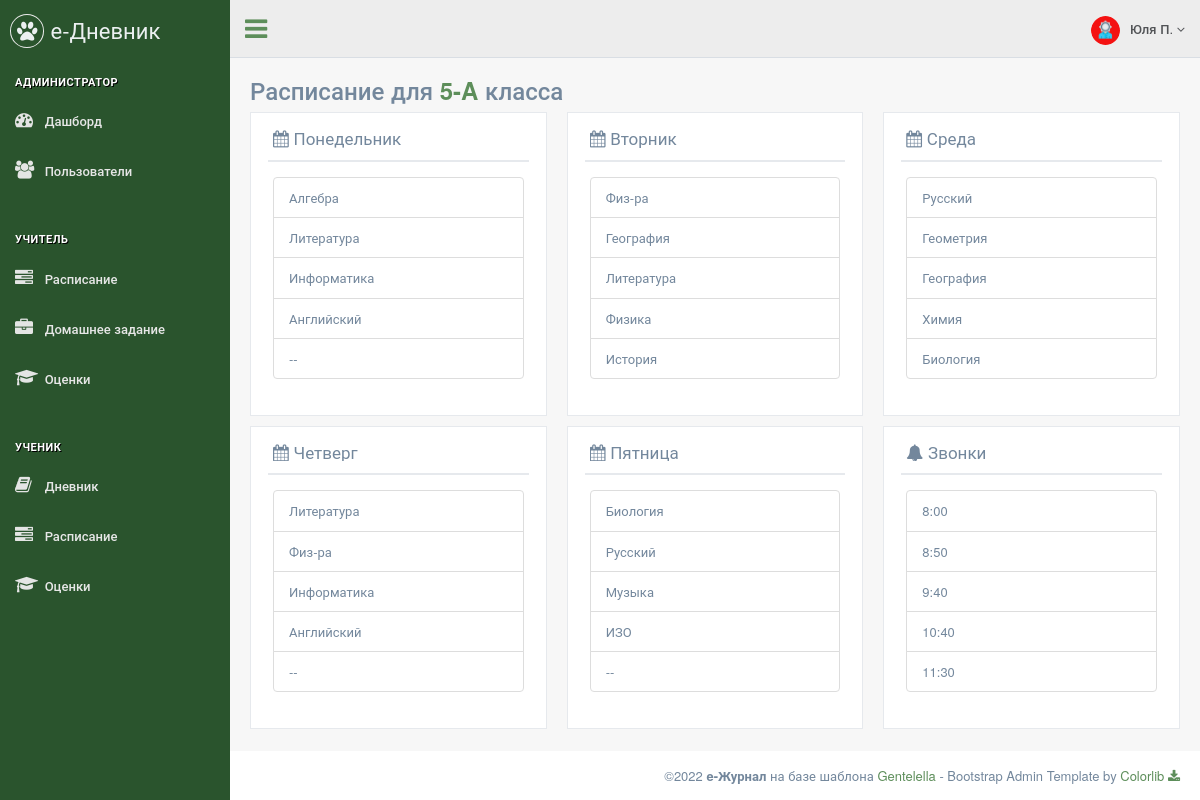
Before: /student/schedule (signed in) with the older database file.
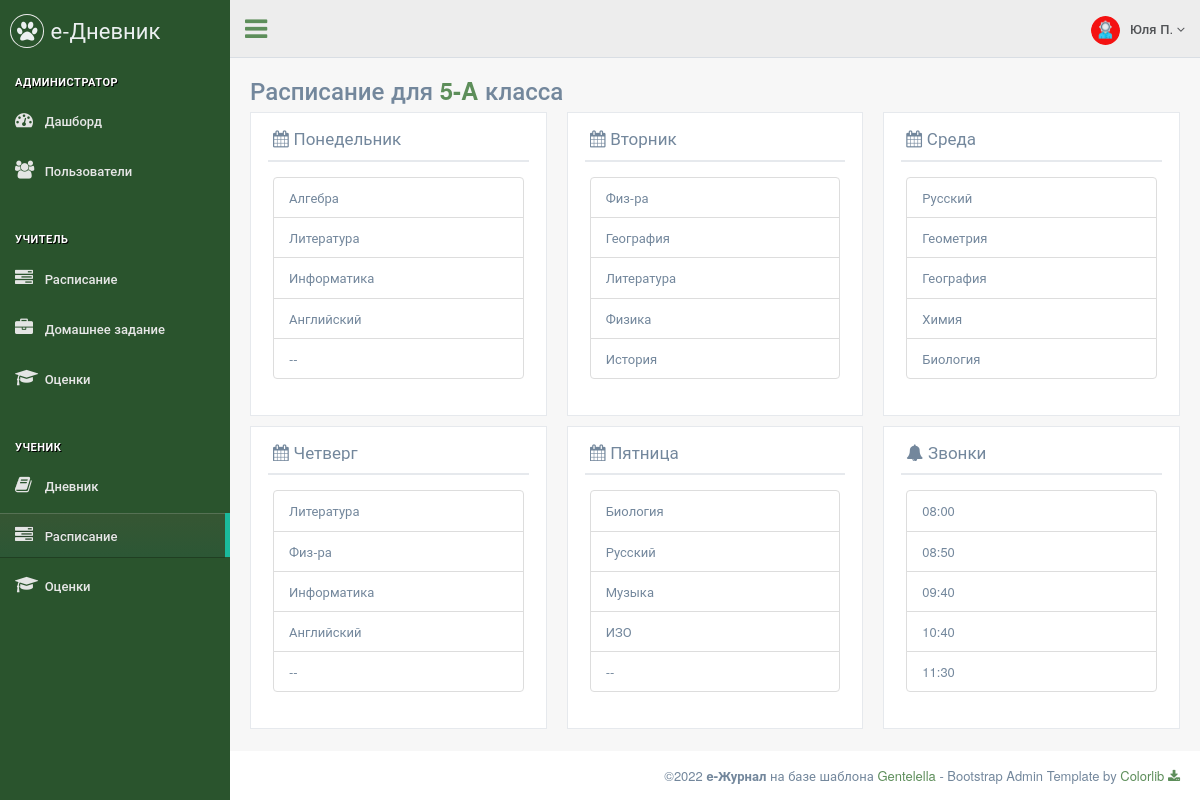
After: the same page with the newer database file.
### data/menu.py (models this page shows)
class Menu(ORMBase):
    __tablename__ = 'menu'
    id = Column(Integer, primary_key=True, autoincrement=True, unique=True)
    name = Column(String, nullable=True)
    section = Column(String, nullable=True)
    title = Column(String, nullable=True)
    icon = Column(String, nullable=True)
    ref = Column(String, nullable=True)
    roles = Column(String, nullable=True)
    order = Column(Integer, nullable=True)

### main.py (the view)
@app.route('/student/schedule')
def student_schedule():
    clas = session.query(Classes).filter(Classes.cl_id == current_user.class_id).first()
    sch = loads(session.query(Classes).filter(Classes.cl_id == current_user.class_id).first().schedule)
    days = {'Понедельник': [x for x in sch['mon']],
            'Вторник': [x for x in sch['tue']],
            'Среда': [x for x in sch['wed']],
            'Четверг': [x for x in sch['thu']],
            'Пятница': [x for x in sch['fri']]
            }
    rngs = loads(session.query(Classes).filter(Classes.cl_id == current_user.class_id).first().time_schedule)
    times = rngs['day']
    return render_page(['admin', 'student'], '/student/schedule', 'teacher_schedule.html', days=days, times=times, clas=clas)

### main.py (called while the page is built)
@login_manager.user_loader
def load_user(user_id):
    return session.query(Users).get(user_id)

def get_menu(role):
    items = session.query(Menu).filter(Menu.roles.ilike(f'%{role}%')).all()
    menu = dict()
    section = ""
    for item in items:
        if item.section:
            arr = menu.get(section)
            arr.append(item)
            menu[section] = arr
        else:
            section = item.title
            menu[section] = []
    return menu

def render_page(roles, ref, template, **context):
    if not login_fresh():
        return render_403()
    else:
        if current_user.role in roles:
            menu = get_menu(current_user.role)
            if not context:
                context = dict()
            context["menu"] = menu
            context["ref"] = ref
            context["role"] = current_user.role
            context["username"] = f"{current_user.name} {current_user.surname[0]}."
            return render_template(template, **context)
        else:
            return render_403()

### templates/teacher_schedule.html (shortened to what this page needs)
{% extends "page_base.html" %}
{% block content %}
<div class="">
    <div class="page-title">
        <div class="title_left">
            <h3>Расписание для <b><span style="color: #5d8e5a;">{{ clas.number }}-{{ clas.letter }}</span></b> класса</h3>
        </div>
        <div class="clearfix"></div>
        <div class="row">
            {% for day in days.keys() %}
            <div class="col-xxl-2 col-lg-4 col-sm-6">
                <div class="x_panel">
                    <div class="x_title">
                        <h2><i class="fa fa-calendar"></i> {{ day }}</h2>
                        <div class="clearfix"></div>
                    </div>
                    <div class="x_content">
                        <ul class="list-group">
                            {% for i in range(5) %}
                                {% if days[day][i] %}
                                    <li class="list-group-item">{{days[day][i]}}</li>
                                {% else %}
                                    <li class="list-group-item">--</li>
                                {% endif %}
                            {% endfor %}
                        </ul>
                    </div>
                </div>
            </div>
            {% endfor %}
            <div class="col-xxl-2 col-lg-4 col-sm-6">
                <div class="x_panel">
                    <div class="x_title">
                        <h2><i class="fa fa-bell"></i> Звонки</h2>
                        <div class="clearfix"></div>
                    </div>
                    <div class="x_content">
                        <ul class="list-group">
                            {% for time in times %}
                            <li class="list-group-item">{{ time }}</li>
                            {% endfor %}
                        </ul>
                    </div>
                </div>
            </div>
        </div>
    </div>
</div>
{% endblock %}

### templates/page_base.html (shortened to what this page needs)
<!DOCTYPE html>
<html lang="en">
  <head>
    <link href="/static/vendors/bootstrap/css/bootstrap.min.css" rel="stylesheet">
    <link href="/static/vendors/font-awesome/css/font-awesome.min.css" rel="stylesheet">
    <link href="/static/vendors/nprogress/nprogress.css" rel="stylesheet">
    <link href="/static/vendors/animate.css/animate.min.css" rel="stylesheet">
    <link href="/static/vendors/datatables.net-bs/css/dataTables.bootstrap.min.css" rel="stylesheet">
    <link href="/static/vendors/datatables.net-buttons-bs/css/buttons.bootstrap.min.css" rel="stylesheet">
    <link href="/static/vendors/datatables.net-fixedheader-bs/css/fixedHeader.bootstrap.min.css" rel="stylesheet">
    <link href="/static/vendors/datatables.net-responsive-bs/css/responsive.bootstrap.min.css" rel="stylesheet">
    <link href="/static/vendors/datatables.net-scroller-bs/css/scroller.bootstrap.min.css" rel="stylesheet">
    <link href="/static/vendors/switchery/switchery.css" rel="stylesheet">
    <link href="/static/vendors/bootstrap-datetimepicker/css/bootstrap-datetimepicker.css" rel="stylesheet">
    <link href="/static/css/custom.css" rel="stylesheet">
  </head>
  <body class="nav-md">
    <div class="container body">
      <div class="main_container">
        <div class="col-md-3 left_col">
          <div class="left_col scroll-view">
            <div class="navbar nav_title" style="border: 0;">
              <a href="index.html" class="site_title"><i class="fa fa-paw"></i> <span>е-Дневник</span></a>
            </div>
            <br />
            <div id="sidebar-menu" class="main_menu_side hidden-print main_menu">
              {% for section in menu.keys() %}
                <div class="menu_section">
                  <h3>{{ section }}</h3>
                  <ul class="nav side-menu">
                    {% for item in menu.get(section) %}
                      {% if item.ref == ref %}
                        <li class="active"><a href="{{ item.ref }}"><i class="{{ item.icon }}"></i> {{ item.title }}</a></li>
                      {% else %}
                        <li><a href="{{ item.ref }}"><i class="{{ item.icon }}"></i> {{ item.title }}</a></li>
                      {% endif %}
                    {% endfor %}
                  </ul>
                </div>
              {% endfor %}
            </div>
          </div>
        </div>
        <div class="top_nav">
          <div class="nav_menu">
            <nav>
              <div class="nav toggle">
                <a id="menu_toggle"><i class="fa fa-bars"></i></a>
              </div>
              <ul class="nav navbar-nav navbar-right">
                <li class="">
                  <a href="javascript:;" class="user-profile dropdown-toggle" data-toggle="dropdown" aria-expanded="false">
                    <img src="/static/images/{{ role }}.png" alt="">{{ username }}
                    <span class=" fa fa-angle-down"></span>
                  </a>
                </li>
              </ul>
            </nav>
          </div>
        </div>
        <div id="page-content" class="right_col" role="main">
          {% block content %}{% endblock %}
        </div>
        <footer>
          <div class="pull-right">
            ©2022 <b>e-Журнал</b> на базе шаблона <a href="https://colorlib.com/polygon/gentelella/index.html">Gentelella</a> - Bootstrap Admin Template by <a href="https://github.com/ColorlibHQ/gentelella">Colorlib <i class="fa fa-download"></i></a>
          </div>
          <div class="clearfix"></div>
        </footer>
      </div>
    </div>
  </body>
</html>

Changed rows visible on the page:
changed Menu (number 10 of 11 on the later page): ref "/student/diary" → "/student/schedule" (drawn)
Other visible differences:
new list line: "08:00"
new list line: "08:50"
new list line: "09:40"
list line gone: "8:00"
list line gone: "8:50"
list line gone: "9:40"
